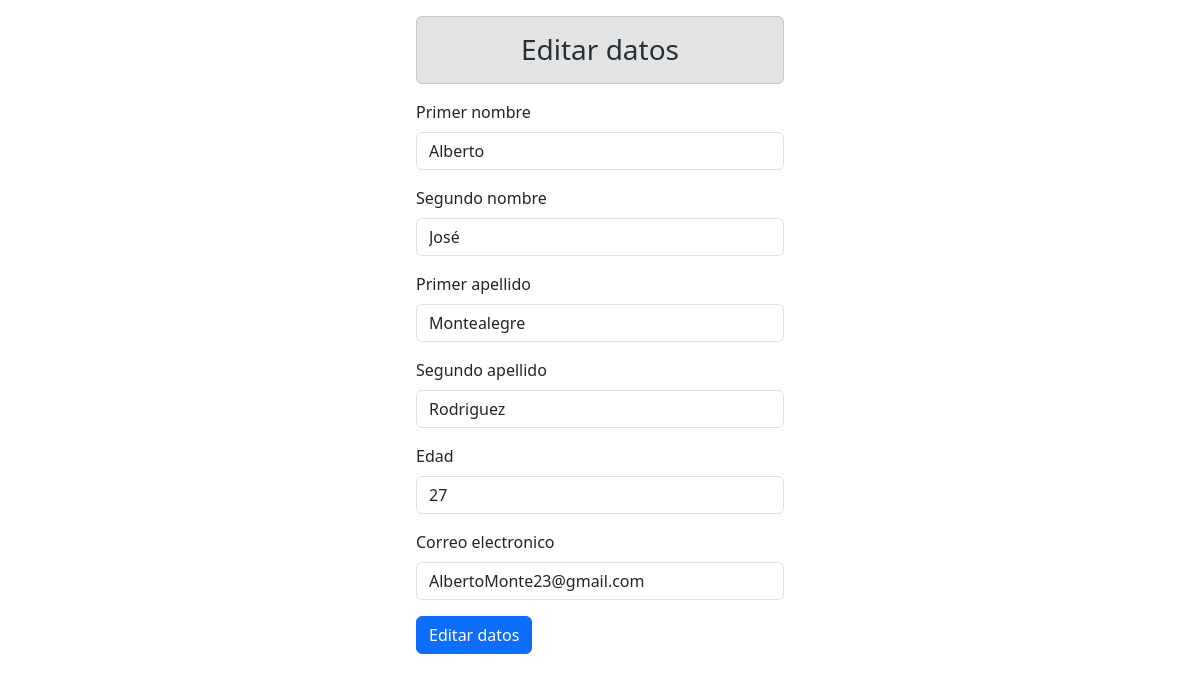
The app's page /CRUD_BOOSTRAP/editar.php?id=4 with its own data.
### tables this page shows
CREATE TABLE `informacion` (
  `id` int(11) NOT NULL,
  `nombre1` varchar(15) DEFAULT NULL,
  `nombre2` varchar(15) DEFAULT NULL,
  `apellido1` varchar(15) DEFAULT NULL,
  `apellido2` varchar(15) DEFAULT NULL,
  `edad` int(11) DEFAULT NULL,
  `correo` varchar(75) DEFAULT NULL,
  `fecha_creacion` timestamp NOT NULL DEFAULT current_timestamp()
);

### CRUD_BOOSTRAP/editar.php (the view, shortened to what this page needs)
<?php
    include "modelo/conexion.php";
    $id = $_GET["id"];
    $sql = $conexion->query("SELECT * FROM informacion WHERE id = $id");
?>
<!DOCTYPE html>
<html lang="en">
<head>
    <link href="https://cdn.jsdelivr.net/npm/bootstrap@5.3.3/dist/css/bootstrap.min.css" rel="stylesheet">
</head>
<body>
    <form class="col-4 p-3 m-auto" method="POST">
            <h3 class="text-center alert alert-secondary">Editar datos</h3>
            <?php
                include "controlador/editar_datos.php";
                while($datos = $sql->fetch_object()){ ?>
                    <div class="mb-3">
                        <label for="exampleInputEmail1" class="form-label">Primer nombre</label>
                        <input type="text" class="form-control" name="nombre1" value="<?= $datos->nombre1 ?>">
                    </div>
                    <div class="mb-3">
                        <label for="exampleInputEmail1" class="form-label">Segundo nombre</label>
                        <input type="text" class="form-control" name="nombre2" value="<?= $datos->nombre2 ?>">
                    </div>
                    <div class="mb-3">
                        <label for="exampleInputEmail1" class="form-label">Primer apellido</label>
                        <input type="text" class="form-control" name="apellido1" value="<?= $datos->apellido1 ?>">
                    </div>
                    <div class="mb-3">
                        <label for="exampleInputEmail1" class="form-label">Segundo apellido</label>
                        <input type="text" class="form-control" name="apellido2" value="<?= $datos->apellido2 ?>">
                    </div>
                    <div class="mb-3">
                        <label for="exampleInputEmail1" class="form-label">Edad</label>
                        <input type="text" class="form-control" name="edad" value="<?= $datos->edad ?>">
                    </div>
                    <div class="mb-3">
                        <label for="exampleInputEmail1" class="form-label">Correo electronico</label>
                        <input type="email" class="form-control" name="correo" value="<?= $datos->correo ?>">
                    </div>
                <?php }
            ?>
            <button type="submit" class="btn btn-primary" name="btneditar" value="ok">Editar datos</button>
        </form>
    </body>
    </html>

### records on screen
informacion: nombre1 "Alberto", nombre2 "José", apellido1 "Montealegre", apellido2 "Rodriguez", edad "27", correo "AlbertoMonte23@gmail.com"
